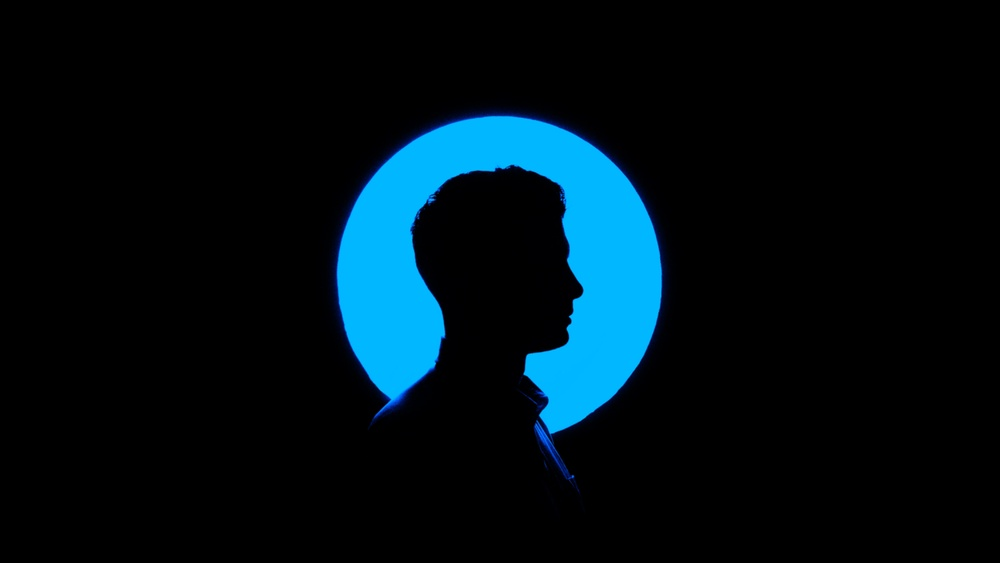
#> input picture photos/alone.jpg, 1000 x 563 px, shrunk from 4500 x 2532 before the run, found by its file name
$ jupyter execute color_spaces.ipynb   (shell and % lines are left out)
#> lines starting #> are read from the running program, lines starting #| are printed output that depends on the picture
[cell 1]
import cv2 as cv

[cell 2]
img=cv.imread('D:/openCV/photos/alone.jpg')
#> img is the input picture: shape (563, 1000, 3); mean B, G, R 23, 15.8, 0.2

[cell 3]
img.shape
#> Out = (563, 1000, 3)

[cell 4]
#BGR to GRAY
img=cv.imread('D:/openCV/photos/chutiya.jpg')
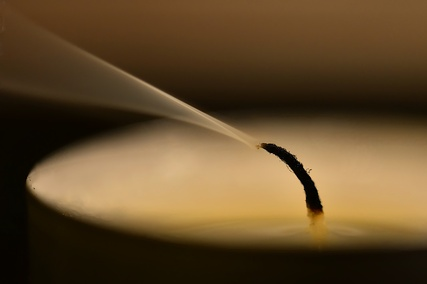
#> input picture photos/chutiya.jpg, 427 x 284 px, shrunk from 1920 x 1280 before the run, found by its file name
#> img is the input picture: shape (284, 427, 3); mean B, G, R 42.6, 74.3, 97.9
gray=cv.cvtColor(img, cv.COLOR_BGR2GRAY)
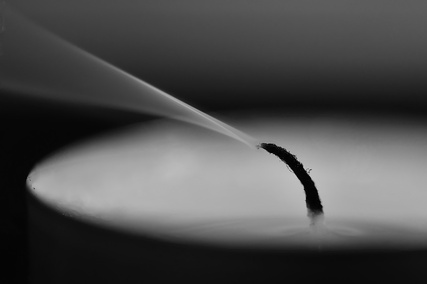
#> gray: shape (284, 427); min 0, max 204, mean 77.7
cv.imshow("gray",gray)
cv.imshow("original",img)
cv.waitKey(0)

[cell 5]
#BGR to HSV
img=cv.imread('D:/openCV/photos/chutiya.jpg')
hsv=cv.cvtColor(img, cv.COLOR_BGR2HSV)
#> hsv: shape (284, 427, 3); mean H, S, V 17.5, 172, 97.9
cv.imshow("HSV",hsv)
cv.imshow("original",img)
cv.waitKey(0)

[cell 6]
#BGR to L*A*B
#BGR to HST
img=cv.imread('D:/openCV/photos/chutiya.jpg')
LAB=cv.cvtColor(img, cv.COLOR_BGR2LAB)
#> LAB: shape (284, 427, 3); mean of channels 0, 1, 2 82, 133.6, 148.9
cv.imshow("LAB",LAB)
cv.imshow("original",img)
cv.waitKey(0)

[cell 7]
# L*: Lightness
# a*: Red/Green Value
# b*: Blue/Yellow Value

[cell 8]
#opencv reads images in BGR
#matplotlib reads as RGB image
# so you will se inversion of colors
import matplotlib.pyplot as plt
img=cv.imread('D:/openCV/photos/chutiya.jpg')
cv.imshow("original",img)
cv.waitKey(0)


plt.imshow(img)

[cell 9]
#opencv reads images in BGR
#matplotlib reads as RGB image
# so you will se inversion of colors

[cell 10]
#BGR To RGB
import matplotlib.pyplot as plt
img=cv.imread('D:/openCV/photos/darling.jpg')
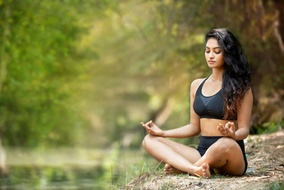
#> input picture photos/darling.jpg, 284 x 190 px, shrunk from 1280 x 853 before the run, found by its file name
#> img is the input picture: shape (190, 284, 3); mean B, G, R 73.2, 126.8, 131.3
RGB=cv.cvtColor(img, cv.COLOR_BGR2RGB)
cv.imshow("RGB_open_cv",RGB)
#Notice the color difference
#TO display proper image in matplotlib pass RGB img whereas in open cv pass BGR img
plt.imshow(RGB)

plt.show()
cv.waitKey(0)

[cell 11]
# we can convert all above image back to BGR but if you want to convert ex- HSV to GRAYSCALE the BGR will be checkpoint.
#HSC to BGR
img=cv.imread('D:/openCV/photos/darling.jpg')
hsv=cv.cvtColor(img, cv.COLOR_BGR2HSV)
#> hsv: shape (190, 284, 3); mean H, S, V 29.1, 126.8, 136.4
cv.imshow("HSV",hsv)
hsv_to_bgr=cv.cvtColor(hsv, cv.COLOR_HSV2BGR)
cv.imshow("HSV_TO_BGR",hsv_to_bgr)
cv.waitKey(0)
